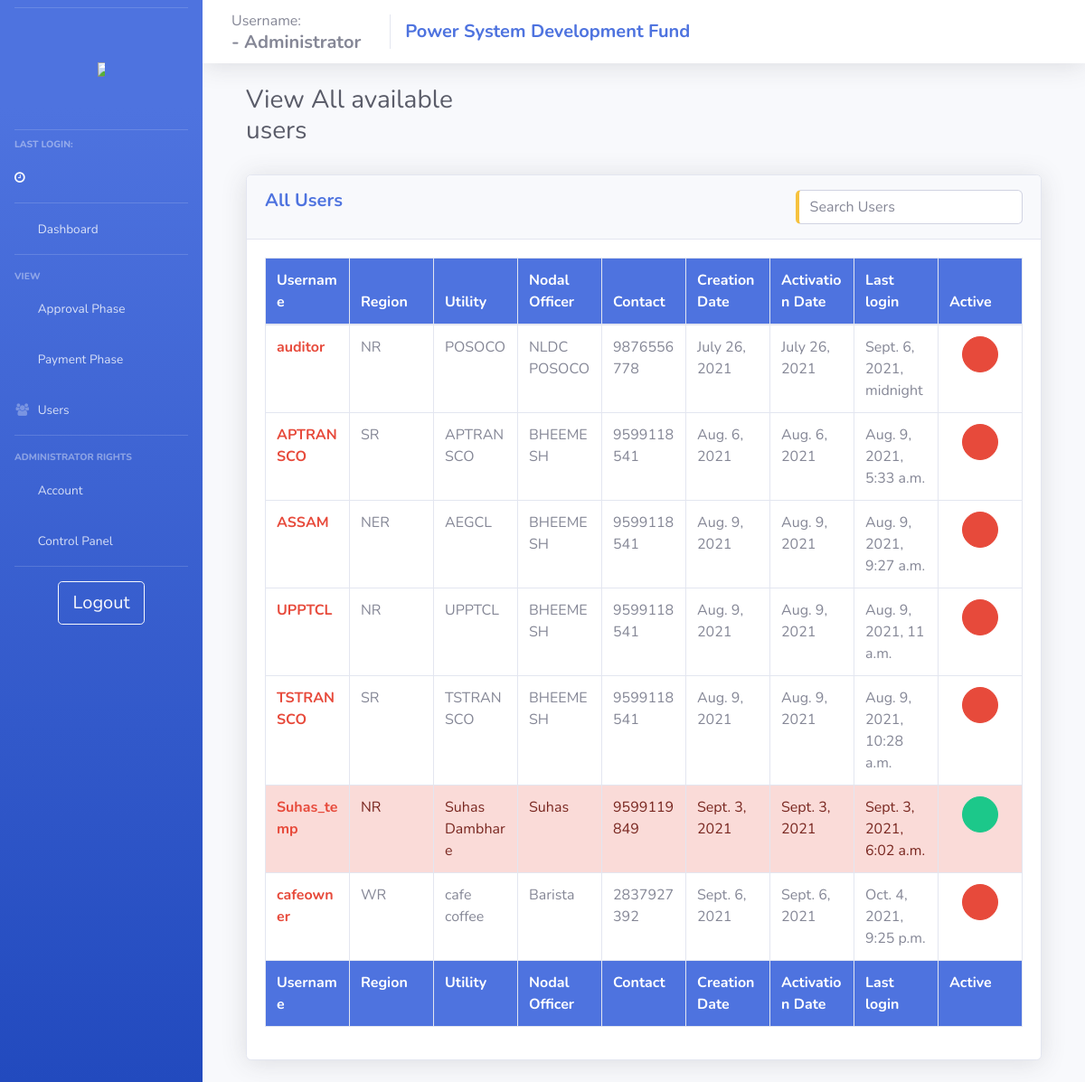
Screenshot of /admin_users/ (signed in) with the database file from the repository.
### psdf_main/models.py (models this page shows)
class users(models.Model):
    username = models.CharField(max_length=200, null = False, unique = True)
    password = models.CharField(max_length=200, null = True)
    nodal = models.CharField(max_length=200, null = True)
    region = models.CharField(max_length=20, null = True)
    email = models.TextField(max_length=50, null=True)
    utilname = models.CharField(max_length=400, null = True)
    contact = models.CharField(max_length=10, null = True)
    address = models.CharField(max_length=500, null = True)
    reqdate = models.DateField(auto_now_add=True,null = True)
    aprdate = models.DateField( null = True)
    lastlogin = models.DateTimeField(null = True)
    admin = models.BooleanField(default=False)
    auditor = models.BooleanField(default=False)
    active = models.BooleanField(default=False)
    activate = models.BooleanField(default=False)
    notification = models.TextField(null=True)
    tpd = models.TextField(null=True)

### psdf_main/admin_users.py (the view)
# urls.py: path('admin_users/', views.admin_users, name="admin_users"),
def admin_users(request):
    context = full_admin_context(request)
    context['allusers']= get_all_users(request)
    return render(request, 'psdf_main/_admin_users.html', context)

### psdf_main/helpers.py (called while the page is built)
def adminonline(request):
    if (request.session.has_key('user') and request.session.has_key('admin')):
        return True
    else:
        return False

def pen_users(request):
    if adminonline(request):
        penuser = users.objects.filter(activate = False)
        return penuser
    else:
        return oops(request)

def pen_users_num(request):
    if adminonline(request):
        penuser = pen_users(request)
        if penuser:
            return penuser.count()
        else:
            return 0
    else:
        return oops(request)

def get_all_users(request):
    if adminonline(request):
        usersobj = users.objects.filter(admin = False)
        allusers = []
        for userobj in usersobj:
            allusers.append(userDetails(userobj.username))
        return allusers
    else:
        return False

def full_admin_context(request):
    if adminonline(request):
        context = {'user':userDetails(request.session['user']) , 'nopendingusers' : pen_users_num(request), 'nopendingprojects' : temp_projects.objects.all().exclude(deny = True).count()}
        context['tesgprojects'] = projects.objects.filter(status = '1', deny = False)
        context['appraisal_projects'] = projects.objects.filter(status = '2', deny = False)
        context['monitoring_projects'] = projects.objects.filter(status = '3', deny = False)
        context['noTESG'] = context['tesgprojects'].count()
        context['noappr'] = context['appraisal_projects'].count()
        context['nomon'] = context['monitoring_projects'].count()
        return context
    else:
        return {}

### psdf_main/templates/psdf_main/_admin_users.html (shortened to what this page needs)
{% extends 'psdf_main/includes/admin_layout.html'%} {% load static %} {% block body %}
<div class="container-fluid">
    <div class="row">
        <div class="col-md-4">
            <h1 class="h3 mb-2 text-gray-800">View All available users</h1>
        </div>
        <div class="col-md-2">
        </div>
        <div class="col-md-6">
        </div>
    </div>
    <br>
    <div class="card shadow mb-4">
        <div class="card-header py-3">
            <h5 class="m-0 font-weight-bold text-primary">All Users
                <input type="text" id="user_search" class="form-control input-text pull-right border-left-warning" onkeyup="get_user('user_search','dataTable')" placeholder="Search Users" title="Search" style="margin:auto; width: 30%;">
            </h5>
        </div>
        <div class="card-body">
            <div class="table-responsive">
                <table class="table table-bordered table-hover" id="dataTable" width="100%" cellspacing="0" style="table-layout: fixed;
                    width: 100%;">
                    <thead class="text-white bg-primary">
                        <tr>
                            <th>Username</th>
                            <th>Region</th>
                            <th>Utility</th>
                            <th>Nodal Officer</th>
                            <th>Contact</th>
                            <th>Creation Date</th>
                            <th>Activation Date</th>
                            <th>Last login</th>
                            <th>Active</th>
                        </tr>
                    </thead>
                    <tfoot class="text-white bg-primary">
                        <tr>
                            <th>Username</th>
                            <th>Region</th>
                            <th>Utility</th>
                            <th>Nodal Officer</th>
                            <th>Contact</th>
                            <th>Creation Date</th>
                            <th>Activation Date</th>
                            <th>Last login</th>
                            <th>Active</th>
                        </tr>
                    </tfoot>
                    <tbody>
                        {% if not allusers %}
                        <tr>
                            <td>Not available</td>
                            <td>Not available</td>
                            <td>Not available</td>
                            <td>Not available</td>
                            <td>Not available</td>
                            <td>Not available</td>
                            <td>Not available</td>
                            <td>Not available</td>
                            <td>Not available</td>
                        </tr>
                        {% else %} {% for user in allusers %} {% if user.active %}
                        <tr>
                            <td><a href="/view_user/{{user.id}}" class="text-danger font-weight-bolder">{{user.username}}</a></td>
                            <td>{{user.region}}</td>
                            <td>{{user.utilname}}</td>
                            <td>{{user.nodal}}</td>
                            <td>{{user.contact}}</td>
                            <td>{{user.reqdate}}</td>
                            <td>{{user.aprdate}}</td>
                            <td>{{user.lastlogin}}</td>
                            <td class="text-center">
                                <a class="btn btn-danger btn-circle" href="/ban_user/{{user.id}}">
                                    <i class="fas fa-ban"></i>
                                </a>
                            </td>
                            {% else %}
                            <tr class="alert-danger">
                                <td><a href="/view_user/{{user.id}}" class="text-danger font-weight-bolder">{{user.username}}</a></td>
                                <td>{{user.region}}</td>
                                <td>{{user.utilname}}</td>
                                <td>{{user.nodal}}</td>
                                <td>{{user.contact}}</td>
                                <td>{{user.reqdate}}</td>
                                <td>{{user.aprdate}}</td>
                                <td>{{user.lastlogin}}</td>
                                <td class="text-center">
                                    <a class="btn btn-success btn-circle" href="/allow_user/{{user.id}}">
                                        <i class="fas fa-check"></i>
                                    </a>
                                </td>
                                {% endif %}
                            </tr>
                            {% endfor %} {% endif %}
                    </tbody>
                </table>
            </div>
        </div>
    </div>
</div>
</div>
</div>
{% endblock %}

### static/css/base.css (style rules this page uses)
.table-responsive { max-height: 80%; }

### rows the page displays
users: username "auditor", region "NR", utilname "POSOCO", nodal "NLDC POSOCO", contact "9876556778", reqdate "July 26, 2021", aprdate "July 26, 2021", lastlogin "Sept. 6, 2021, midnight"
users: username "APTRANSCO", region "SR", utilname "APTRANSCO", nodal "BHEEMESH", contact "9599118541", reqdate "Aug. 6, 2021", aprdate "Aug. 6, 2021", lastlogin "Aug. 9, 2021, 5:33 a.m."
users: username "ASSAM", region "NER", utilname "AEGCL", nodal "BHEEMESH", contact "9599118541", reqdate "Aug. 9, 2021", aprdate "Aug. 9, 2021", lastlogin "Aug. 9, 2021, 9:27 a.m."
users: username "UPPTCL", region "NR", utilname "UPPTCL", nodal "BHEEMESH", contact "9599118541", reqdate "Aug. 9, 2021", aprdate "Aug. 9, 2021", lastlogin "Aug. 9, 2021, 11 a.m."
users: username "TSTRANSCO", region "SR", utilname "TSTRANSCO", nodal "BHEEMESH", contact "9599118541", reqdate "Aug. 9, 2021", aprdate "Aug. 9, 2021", lastlogin "Aug. 9, 2021, 10:28 a.m."
users: username "Suhas_temp", region "NR", utilname "Suhas Dambhare", nodal "Suhas", contact "9599119849", reqdate "Sept. 3, 2021", aprdate "Sept. 3, 2021", lastlogin "Sept. 3, 2021, 6:02 a.m."
users: username "cafeowner", region "WR", utilname "cafe coffee", nodal "Barista", contact "2837927392", reqdate "Sept. 6, 2021", aprdate "Sept. 6, 2021", lastlogin "Oct. 4, 2021, 9:25 p.m."
